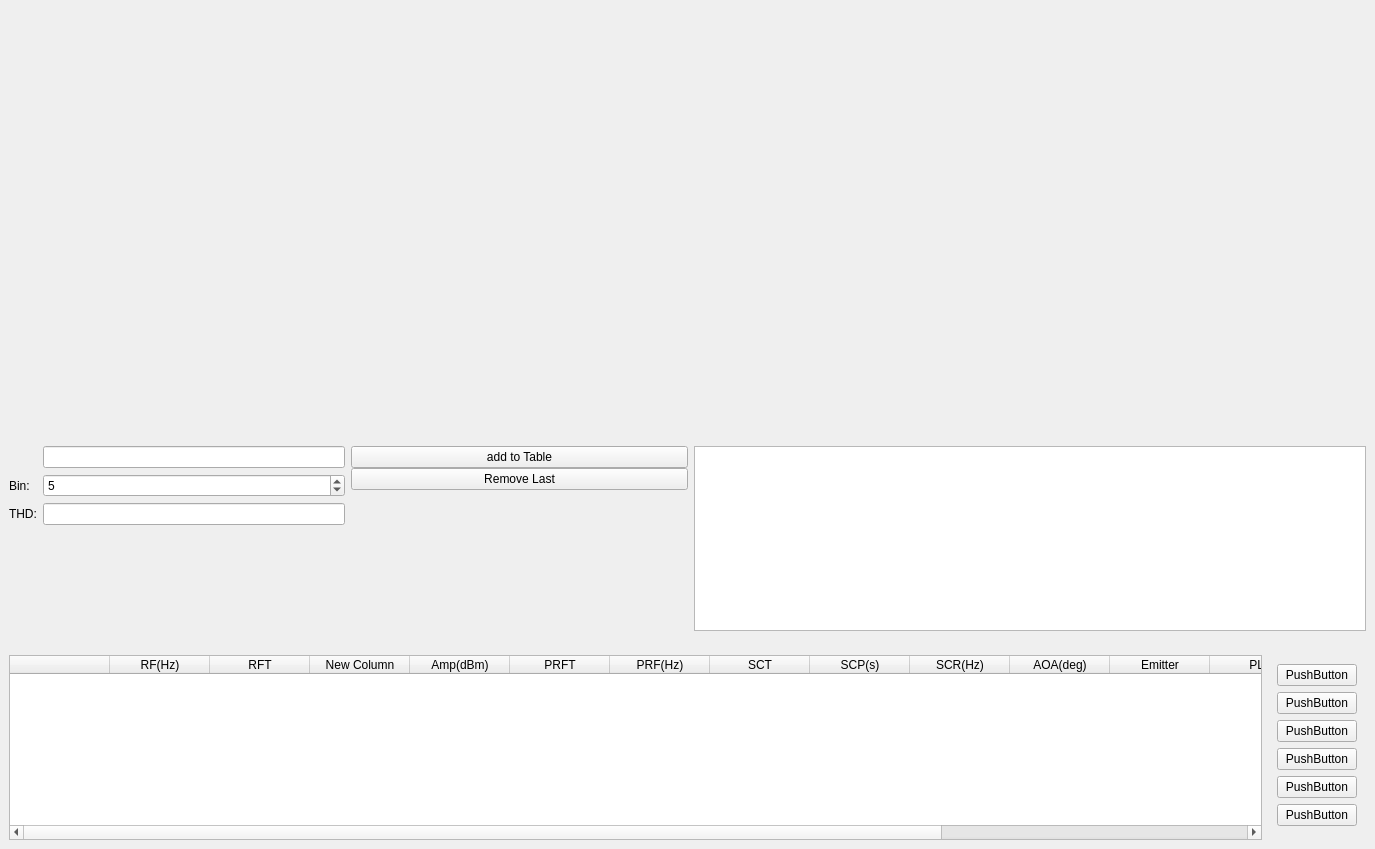
<?xml version="1.0" encoding="UTF-8"?>
<ui version="4.0">
 <class>Form</class>
 <widget class="QWidget" name="Form">
  <property name="geometry">
   <rect>
    <x>0</x>
    <y>0</y>
    <width>1375</width>
    <height>849</height>
   </rect>
  </property>
  <property name="windowTitle">
   <string>Form</string>
  </property>
  <layout class="QVBoxLayout" name="verticalLayout" stretch="0,2,1,1">
   <property name="leftMargin">
    <number>0</number>
   </property>
   <property name="topMargin">
    <number>0</number>
   </property>
   <property name="rightMargin">
    <number>0</number>
   </property>
   <property name="bottomMargin">
    <number>0</number>
   </property>
   <item>
    <widget class="QWidget" name="plotControlWidget" native="true">
     <layout class="QHBoxLayout" name="plotControlLayout"/>
    </widget>
   </item>
   <item>
    <widget class="QWidget" name="plotWidget" native="true">
     <property name="minimumSize">
      <size>
       <width>0</width>
       <height>400</height>
      </size>
     </property>
     <layout class="QVBoxLayout" name="plotLayout"/>
    </widget>
   </item>
   <item>
    <widget class="QWidget" name="widget" native="true">
     <layout class="QHBoxLayout" name="horizontalLayout">
      <item>
       <widget class="QWidget" name="localTableWidget" native="true">
        <layout class="QHBoxLayout" name="horizontalLayout_3" stretch="1,1,2">
         <property name="leftMargin">
          <number>0</number>
         </property>
         <property name="topMargin">
          <number>0</number>
         </property>
         <property name="rightMargin">
          <number>0</number>
         </property>
         <property name="bottomMargin">
          <number>0</number>
         </property>
         <item>
          <widget class="QWidget" name="controlWidget" native="true">
           <property name="maximumSize">
            <size>
             <width>16777215</width>
             <height>16777215</height>
            </size>
           </property>
           <layout class="QFormLayout" name="controlLayout">
            <property name="leftMargin">
             <number>0</number>
            </property>
            <property name="topMargin">
             <number>0</number>
            </property>
            <property name="rightMargin">
             <number>0</number>
            </property>
            <property name="bottomMargin">
             <number>0</number>
            </property>
            <item row="7" column="0">
             <widget class="QLabel" name="label_3">
              <property name="text">
               <string>THD:</string>
              </property>
             </widget>
            </item>
            <item row="7" column="1">
             <widget class="QLineEdit" name="thdLineEdit">
              <property name="readOnly">
               <bool>true</bool>
              </property>
             </widget>
            </item>
            <item row="1" column="1">
             <widget class="QLineEdit" name="channelLineEdit"/>
            </item>
            <item row="4" column="1">
             <widget class="QSpinBox" name="binSpinBox">
              <property name="value">
               <number>5</number>
              </property>
             </widget>
            </item>
            <item row="4" column="0">
             <widget class="QLabel" name="label_2">
              <property name="text">
               <string>Bin:</string>
              </property>
             </widget>
            </item>
            <item row="1" column="0">
             <widget class="QLabel" name="channelLabel">
              <property name="text">
               <string/>
              </property>
             </widget>
            </item>
           </layout>
          </widget>
         </item>
         <item>
          <widget class="QWidget" name="localTableControlWidget" native="true">
           <layout class="QVBoxLayout" name="verticalLayout_4">
            <property name="spacing">
             <number>0</number>
            </property>
            <property name="leftMargin">
             <number>0</number>
            </property>
            <property name="topMargin">
             <number>0</number>
            </property>
            <property name="rightMargin">
             <number>0</number>
            </property>
            <property name="bottomMargin">
             <number>0</number>
            </property>
            <item>
             <widget class="QPushButton" name="add_tb_btn">
              <property name="text">
               <string>add to Table</string>
              </property>
             </widget>
            </item>
            <item>
             <widget class="QPushButton" name="remove_btn">
              <property name="text">
               <string>Remove Last</string>
              </property>
             </widget>
            </item>
            <item>
             <spacer name="verticalSpacer">
              <property name="orientation">
               <enum>Qt::Vertical</enum>
              </property>
              <property name="sizeHint" stdset="0">
               <size>
                <width>20</width>
                <height>40</height>
               </size>
              </property>
             </spacer>
            </item>
           </layout>
          </widget>
         </item>
         <item>
          <widget class="QTableWidget" name="tableWidget">
           <property name="styleSheet">
            <string notr="true"/>
           </property>
          </widget>
         </item>
        </layout>
       </widget>
      </item>
     </layout>
    </widget>
   </item>
   <item>
    <widget class="QWidget" name="sharedTableWidget" native="true">
     <layout class="QHBoxLayout" name="horizontalLayout_2">
      <item>
       <widget class="QTableWidget" name="tableWidget_2">
        <column>
         <property name="text">
          <string/>
         </property>
        </column>
        <column>
         <property name="text">
          <string>RF(Hz)</string>
         </property>
        </column>
        <column>
         <property name="text">
          <string>RFT</string>
         </property>
        </column>
        <column>
         <property name="text">
          <string>New Column</string>
         </property>
        </column>
        <column>
         <property name="text">
          <string>Amp(dBm)</string>
         </property>
        </column>
        <column>
         <property name="text">
          <string>PRFT</string>
         </property>
        </column>
        <column>
         <property name="text">
          <string>PRF(Hz)</string>
         </property>
        </column>
        <column>
         <property name="text">
          <string>SCT</string>
         </property>
        </column>
        <column>
         <property name="text">
          <string>SCP(s)</string>
         </property>
        </column>
        <column>
         <property name="text">
          <string>SCR(Hz)</string>
         </property>
        </column>
        <column>
         <property name="text">
          <string>AOA(deg)</string>
         </property>
        </column>
        <column>
         <property name="text">
          <string>Emitter</string>
         </property>
        </column>
        <column>
         <property name="text">
          <string>PLT</string>
         </property>
        </column>
        <column>
         <property name="text">
          <string>Count</string>
         </property>
        </column>
        <column>
         <property name="text">
          <string>F.Time</string>
         </property>
        </column>
        <column>
         <property name="text">
          <string>L.Time</string>
         </property>
        </column>
       </widget>
      </item>
      <item>
       <widget class="QWidget" name="widget_6" native="true">
        <layout class="QVBoxLayout" name="verticalLayout_3">
         <item>
          <widget class="QPushButton" name="pushButton_7">
           <property name="text">
            <string>PushButton</string>
           </property>
          </widget>
         </item>
         <item>
          <widget class="QPushButton" name="pushButton_3">
           <property name="text">
            <string>PushButton</string>
           </property>
          </widget>
         </item>
         <item>
          <widget class="QPushButton" name="pushButton_4">
           <property name="text">
            <string>PushButton</string>
           </property>
          </widget>
         </item>
         <item>
          <widget class="QPushButton" name="pushButton_8">
           <property name="text">
            <string>PushButton</string>
           </property>
          </widget>
         </item>
         <item>
          <widget class="QPushButton" name="pushButton_5">
           <property name="text">
            <string>PushButton</string>
           </property>
          </widget>
         </item>
         <item>
          <widget class="QPushButton" name="pushButton_6">
           <property name="text">
            <string>PushButton</string>
           </property>
          </widget>
         </item>
        </layout>
       </widget>
      </item>
     </layout>
    </widget>
   </item>
  </layout>
 </widget>
 <resources/>
 <connections/>
</ui>
